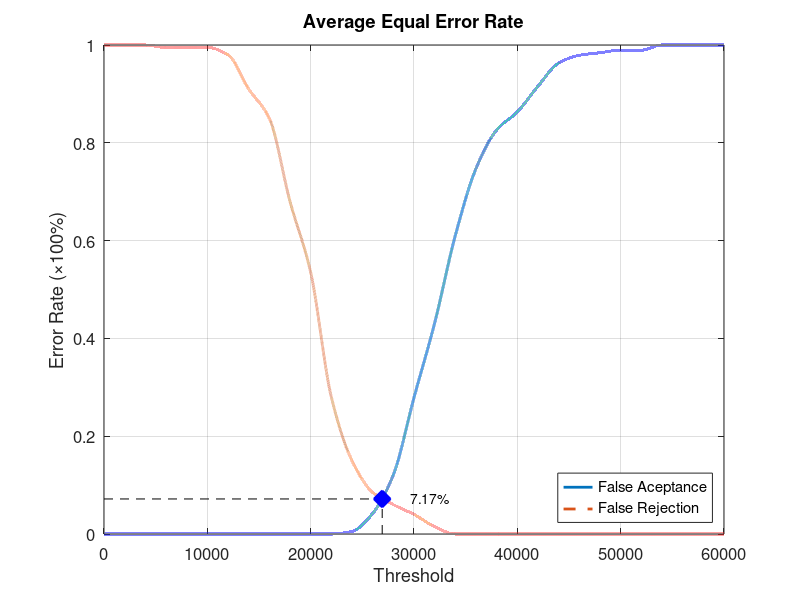
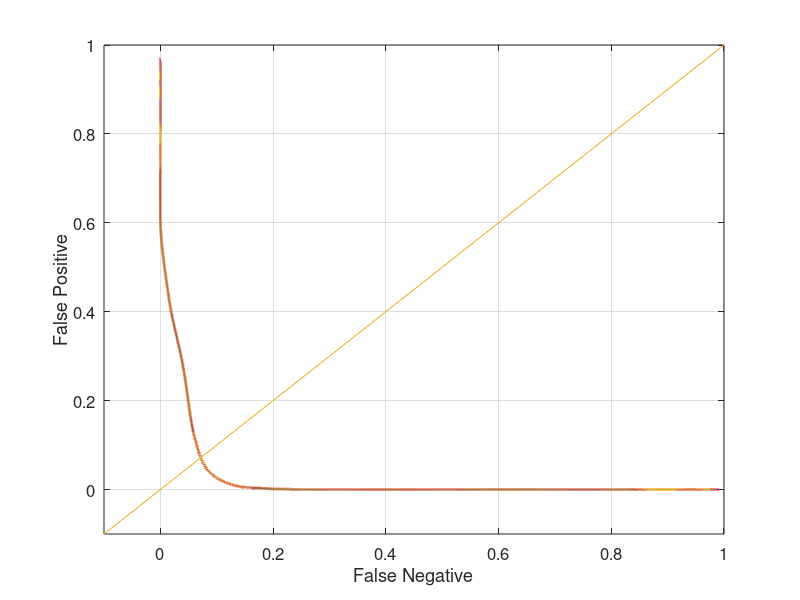

The MATLAB source for these figures, in order:
function yEER = Database3_4
close all;
clear;
clc;
x = 0:2000:60000;
xq = 0:0.5:60000;

y0 = [0 0 0 0 0 0 0 0 0 0 0 0 0.00526316 0.0421053 0.121053 0.278947 0.431579 0.610526 0.747368 0.826316 0.863158 0.915789 0.963158 0.978947 0.984211 0.989474 0.989474 1 1 1 1];
yy0 = interp1(x, y0, xq, 'pchip');
y1 = [1 1 1 0.995 0.995 0.995 0.98 0.91 0.85 0.68 0.535 0.28 0.15 0.085 0.06 0.04 0.015 0 0 0 0 0 0 0 0 0 0 0 0 0 0];
yy1 = interp1(x, y1, xq, 'pchip');

% Calculating EER: 
y2 = abs(y0 - y1);
find(y2 == min(y2))
yy2 = abs(yy0 - yy1);
xEER = find(yy2 == min(yy2));
xEERIndex = xq(xEER) % X-axis EER
yEER = yy0(xEER) % Y-axis EER

main = figure
plot(xq, yy0,'-','LineWidth', 2);	hold on
plot(xq, yy1,'--','LineWidth', 2);	hold on
plot([xEERIndex xEERIndex], [0 yEER], 'k--');	hold on
plot([0 xEERIndex], [yEER yEER], 'k--');	hold on
plot(xEERIndex, yEER, 'bx', 'LineWidth', 10);	hold on
text(xEERIndex + 10 * xEERIndex / 100, yEER, [num2str(round((10000 * yEER)) / 100) '%'])
legend('False Aceptance', 'False Rejection', 'Location', 'SouthEast')
xlabel('Threshold')
ylabel('Error Rate (\times100%)')
title('Average Equal Error Rate')
set(gca, 'FontSize', 12)
axis([0 60000 0 1])
grid on

print(main, 'Database3_4Main', '-dpng');
FNRxFPR = figure('Color', [1 1 1]);
plot(yy1, yy0, '-', yy1, yy0, 'LineWidth', 2);
hold on
y = -0.1:0.1:1
plot(y, y); 
set(gca, 'FontSize', 12)
xlabel('False Negative')
ylabel('False Positive')
axis([-0.1 1 -0.1 1])
set(gca, 'FontSize', 12)
grid on

print(FNRxFPR, 'Database3_4FNRxFPR','-dpng');
end
